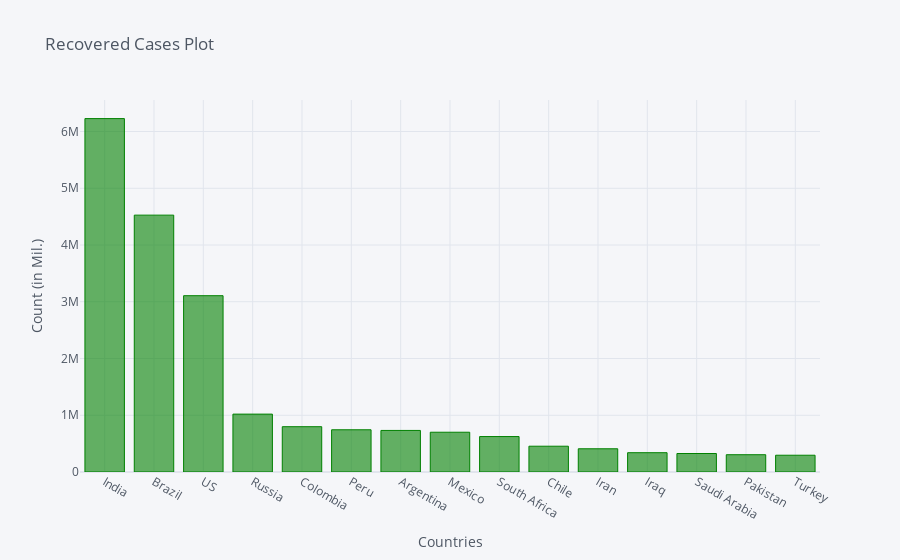

The notebook cell saved with this chart:
### Code cell
recovered_df2_plot.iplot(kind='bar', x='Country/Region', y='10/12/20',color='green',
                         title='Recovered Cases Plot',xTitle='Countries',yTitle='Count (in Mil.)')

### Figure 1 — Plotly figure (JSON) as saved in the notebook; plotly's stock layout.template omitted (floating-point values rounded to 4 significant figures)
{"data": [{"marker": {"color": "rgba(0, 128, 0, 0.6)", "line": {"color": "rgba(0, 128, 0, 1.0)", "width": 1}}, "name": "10/12/20", "orientation": "v", "text": "", "type": "bar", "x": ["India", "Brazil", "US", "Russia", "Colombia", "Peru", "Argentina", "Mexico", "South Africa", "Chile", "Iran", "Iraq", "Saudi Arabia", "Pakistan", "Turkey"], "y": [6227295, 4526393, 3106728, 1019905, 798396, 743969, 732582, 700826, 624659, 454434, 409121, 340050, 325839, 304609, 295658]}], "layout": {"legend": {"bgcolor": "#F5F6F9", "font": {"color": "#4D5663"}}, "paper_bgcolor": "#F5F6F9", "plot_bgcolor": "#F5F6F9", "title": {"font": {"color": "#4D5663"}, "text": "Recovered Cases Plot"}, "xaxis": {"gridcolor": "#E1E5ED", "showgrid": true, "tickfont": {"color": "#4D5663"}, "title": {"font": {"color": "#4D5663"}, "text": "Countries"}, "zerolinecolor": "#E1E5ED"}, "yaxis": {"gridcolor": "#E1E5ED", "showgrid": true, "tickfont": {"color": "#4D5663"}, "title": {"font": {"color": "#4D5663"}, "text": "Count (in Mil.)"}, "zerolinecolor": "#E1E5ED"}}}
